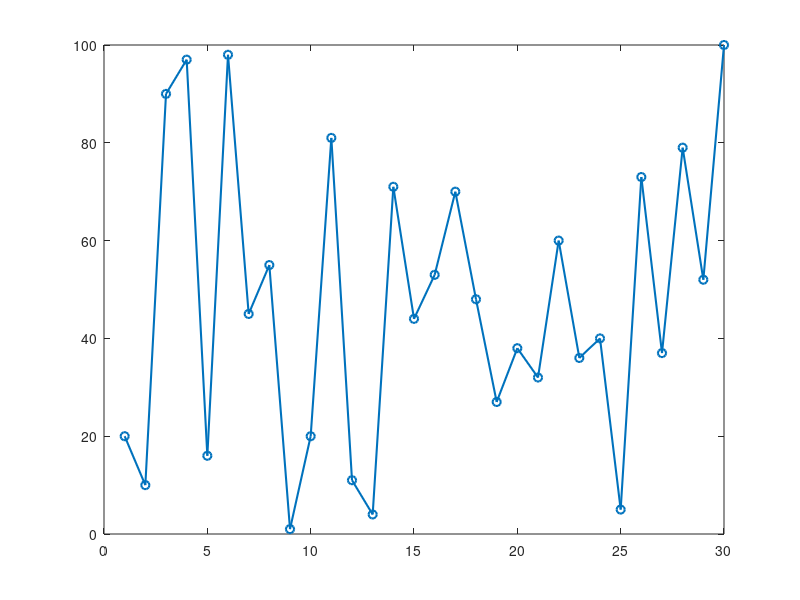

Source code (MATLAB): (Note: this script raises an error after producing the figure.)
% Author Name: Dylan Convery
% Email: conver83@rowan.edu
% Course: MATLAB Programming - Fall 2024
% Assignment: Assignment 2
% Task: Stock Market Analysis
% Date 10/11

%clear command window
clear
clc

% Read stock data from 'stock_data.txt'
data = load('stock_data.txt');

% Calculate statistics
average_price = mean(data);
highest_price = max(data);
lowest_price = min(data);
increase_days = sum(diff(data) > 0);

% Print statistics
fprintf('Average Closing Price: %.2f\n', average_price);
fprintf('Highest Closing Price: %.2f\n', highest_price);
fprintf('Lowest Closing Price: %.2f\n', lowest_price);
fprintf('Number of Days Price Increased: %d\n', increase_days);

% Create a line plot
figure;
plot(data, '-o', 'DisplayName', 'Daily Closing Prices', 'LineWidth', 1.5);
hold on;
yline(average_price, '--', 'Average Price', 'Color', 'r', 'LineWidth', 1.5, 'DisplayName', 'Average Price');
yline(highest_price, '--', 'Highest Price', 'Color', 'g', 'LineWidth', 1.5, 'DisplayName', 'Highest Price');
yline(lowest_price, '--', 'Lowest Price', 'Color', 'b', 'LineWidth', 1.5, 'DisplayName', 'Lowest Price');
hold off;

% Add labels and title
title('Stock Closing Prices Analysis');
xlabel('Days');
ylabel('Closing Price');
legend('show');
grid on;

% Saving the plot
saveas(gcf, 'stock_analysis.png');

% Writing a summary in a different file
summary_file = fopen('stock_summary.txt', 'w');
fprintf(summary_file, 'Stock Analysis Summary:\n');
fprintf(summary_file, 'Average Closing Price: %.2f\n', average_price);
fprintf(summary_file, 'Highest Closing Price: %.2f\n', highest_price);
fprintf(summary_file, 'Lowest Closing Price: %.2f\n', lowest_price);
fprintf(summary_file, 'Number of Days Price Increased: %d\n', increase_days);
fclose(summary_file);